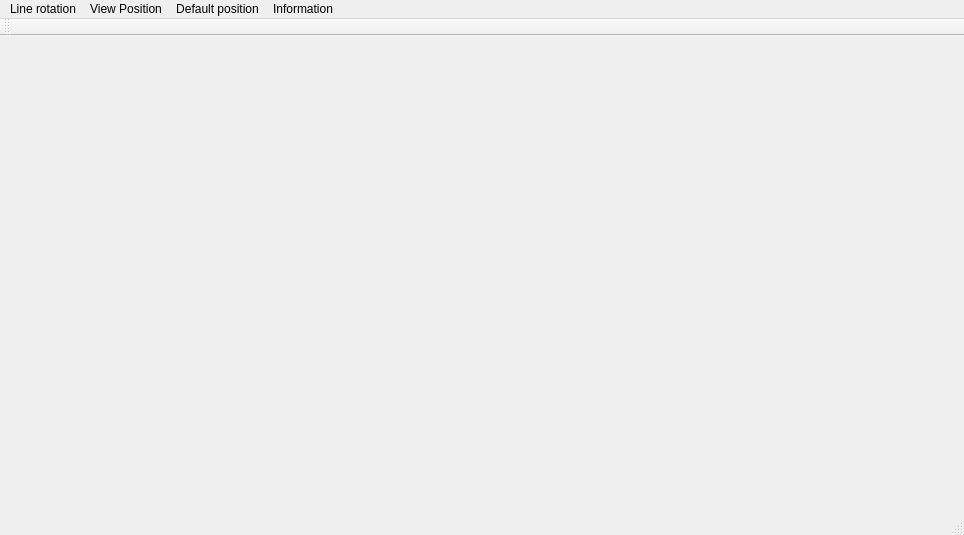
<?xml version="1.0" encoding="UTF-8"?>
<ui version="4.0">
 <class>MainWindow</class>
 <widget class="QMainWindow" name="MainWindow">
  <property name="geometry">
   <rect>
    <x>0</x>
    <y>0</y>
    <width>964</width>
    <height>535</height>
   </rect>
  </property>
  <property name="windowTitle">
   <string>Cube Menu</string>
  </property>
  <widget class="QWidget" name="centralWidget"/>
  <widget class="QMenuBar" name="menuBar">
   <property name="geometry">
    <rect>
     <x>0</x>
     <y>0</y>
     <width>964</width>
     <height>26</height>
    </rect>
   </property>
   <widget class="QMenu" name="actionAsk_parameters_2">
    <property name="title">
     <string>Line rotation</string>
    </property>
    <addaction name="actionChoose_Parameters"/>
   </widget>
   <widget class="QMenu" name="menuView_Position">
    <property name="title">
     <string>View Position</string>
    </property>
    <addaction name="actionChoose_data"/>
   </widget>
   <widget class="QMenu" name="menuDefault_position">
    <property name="title">
     <string>Default position</string>
    </property>
    <addaction name="actionRestore_default_parameters_of_the_camera"/>
   </widget>
   <widget class="QMenu" name="menuInformations">
    <property name="title">
     <string>Information</string>
    </property>
    <addaction name="actionShow_Informations_about_the_simulation"/>
   </widget>
   <addaction name="actionAsk_parameters_2"/>
   <addaction name="menuView_Position"/>
   <addaction name="menuDefault_position"/>
   <addaction name="menuInformations"/>
  </widget>
  <widget class="QToolBar" name="mainToolBar">
   <attribute name="toolBarArea">
    <enum>TopToolBarArea</enum>
   </attribute>
   <attribute name="toolBarBreak">
    <bool>false</bool>
   </attribute>
  </widget>
  <widget class="QStatusBar" name="statusBar"/>
  <action name="actionChoose_Parameters">
   <property name="text">
    <string>Choose Parameters</string>
   </property>
  </action>
  <action name="actionChoose_data">
   <property name="text">
    <string>Choose parameters of the camera</string>
   </property>
  </action>
  <action name="actionRestore_default_parameters_of_the_camera">
   <property name="text">
    <string>Restore default parameters of the camera</string>
   </property>
  </action>
  <action name="actionShow_Informations_about_the_simulation">
   <property name="text">
    <string>Show Information about the simulation</string>
   </property>
  </action>
 </widget>
 <layoutdefault spacing="6" margin="11"/>
 <resources/>
 <connections/>
</ui>
